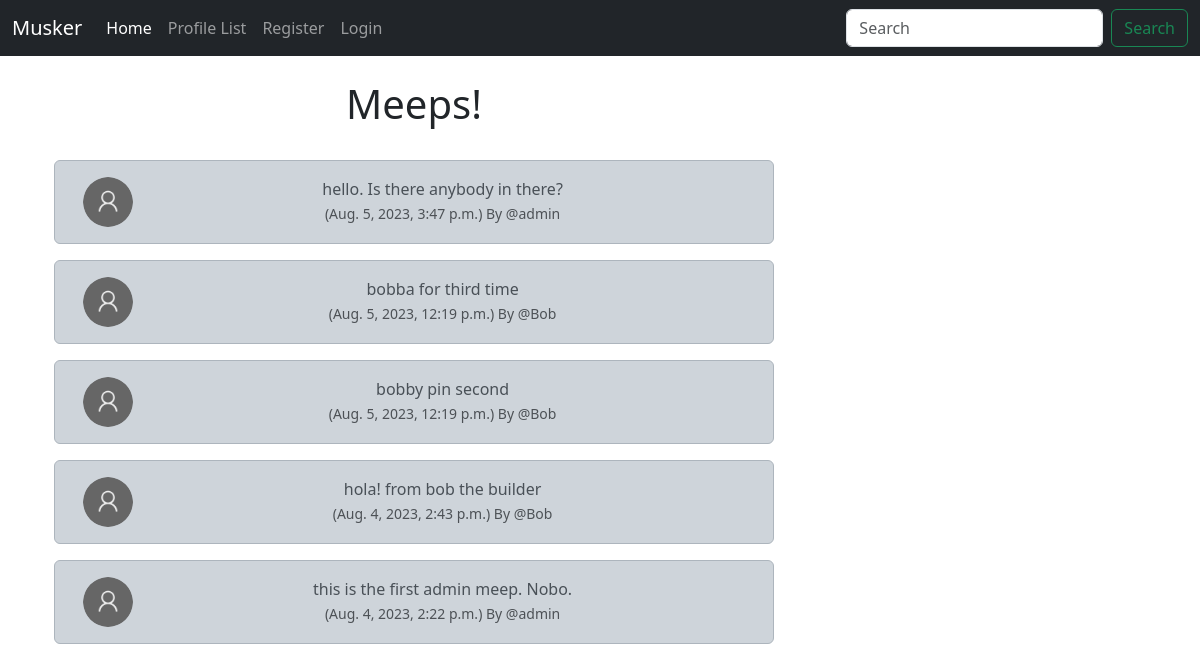
Before: / with the older database file.
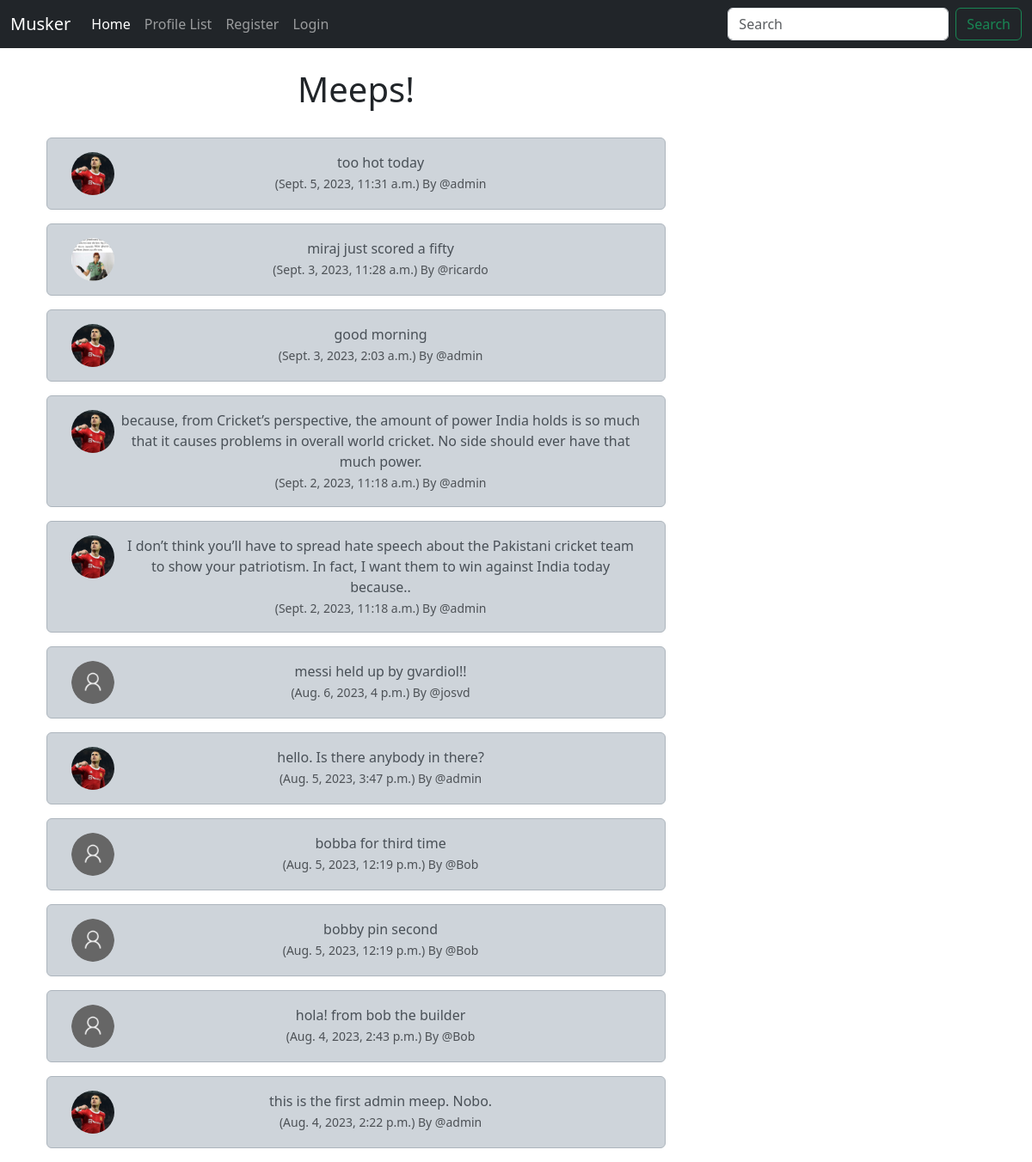
After: the same page with the newer database file.
### musker/models.py (models this page shows, shortened)
class Meep(models.Model):
	user = models.ForeignKey(
		User, related_name="meeps",
		on_delete=models.DO_NOTHING
	)
	body=models.CharField(max_length=200)
	created_at=models.DateTimeField(auto_now_add=True)

class Profile(models.Model):
	user = models.OneToOneField(User, on_delete=models.CASCADE)
	follows = models.ManyToManyField("self",
		related_name="followed_by",
		symmetrical=False,
		blank=True)
	date_modified = models.DateTimeField(User, auto_now=True)
	profile_image = models.ImageField(null=True, blank=True, upload_to="images/")

### musker/views.py (the view)
# urls.py: path('', views.home, name="home"),
def home(request):
	if request.user.is_authenticated:
		form=MeepForm(request.POST or None)
		if request.method=="POST":
			if form.is_valid():
				meep=form.save(commit=False)
				meep.user=request.user
				meep.save()
				return redirect('home')
		meeps = Meep.objects.all().order_by("-created_at")
		return render(request, 'home.html', {"meeps":meeps, "form":form})
	else:
		meeps = Meep.objects.all().order_by("-created_at")
		return render(request, 'home.html', {"meeps":meeps})

### musker/templates/home.html (shortened to what this page needs)
{% extends 'base.html' %}
{% load static %}
{% block content %}
<div class="container text-center">
    <div class="row">
        <div class="col-8">
            <h1> Meeps! </h1> <br>
            {% for meep in meeps %}
            <div class="alert alert-dark" role="alert">
                <div class="container">
                    <div class="row">
                        <div class="col-1">
                            {% if meep.user.profile.profile_image %}
                            <img src="{{ meep.user.profile.profile_image.url }}" width=50 height=50
                                class="rounded-circle" alt="{{ profile.user.username }}">
                            {% else %}
                            <img src="{% static 'images/Default_Profile_Picture.svg.png' %}" width=50 height=50
                                class="rounded-circle" alt="{{ profile.user.username }}">
                            {% endif %}
                        </div>
                        <div class="col-11">
                            {{ meep.body }} <br>
                            <small class="text-muted">
                                ({{ meep.created_at }}) By
                                @{{ meep.user.username }}
                            </small>
                        </div> <br><br>
                    </div>
                </div>
            </div>
            {% endfor %}
        </div>
        {% endblock %}

### musker/templates/base.html (shortened to what this page needs)
<!doctype html>
<html lang="en">
  <head>
    <link href="https://cdn.jsdelivr.net/npm/bootstrap@5.3.0/dist/css/bootstrap.min.css" rel="stylesheet">
  </head>
  <body>
    {% include 'navbar.html' %}
    <div class="container">
      <br>
        {% block content %}
        {% endblock %}
    </div>
  </body>
</html>

### musker/templates/navbar.html (shortened to what this page needs)
<nav class="navbar navbar-expand-lg navbar-dark bg-dark">
    <div class="container-fluid">
      <a class="navbar-brand" href="{% url 'home' %}">Musker</a>
      <div class="collapse navbar-collapse" id="navbarSupportedContent">
        <ul class="navbar-nav me-auto mb-2 mb-lg-0">
          <li class="nav-item">
            <a class="nav-link active" aria-current="page" href="{% url 'home' %}">Home</a>
          </li>
          <li class="nav-item">
            <a class="nav-link" href="{% url 'profile_list' %}">Profile List</a>
          </li>
          {% if user.is_authenticated %}
          <li class="nav-item">
            <a class="nav-link" href="{% url 'profile' request.user.id %}">My Profile</a>
          </li>
          <li class="nav-item">
            <a class="nav-link" href="{% url 'logout' %}">Logout</a>
          </li>
          {% else %}
          <li class="nav-item">
            <a class="nav-link" href="{% url 'register' %}">Register</a>
          </li>
          <li class="nav-item">
            <a class="nav-link" href="{% url 'login' %}">Login</a>
          </li>
          {% endif %}
        </ul>
        <form class="d-flex" role="search">
          <input class="form-control me-2" type="search" placeholder="Search" aria-label="Search">
          <button class="btn btn-outline-success" type="submit">Search</button>
        </form>
      </div>
    </div>
  </nav>

Changed rows visible on the page:
added Meep: user.profile.profile_image (picture), body "too hot today", created_at "Sept. 5, 2023, 11:31 a.m.", user.username "admin"
added Meep: user.profile.profile_image (picture), body "miraj just scored a fifty", created_at "Sept. 3, 2023, 11:28 a.m.", user.username "ricardo"
added Meep: user.profile.profile_image (picture), body "good morning", created_at "Sept. 3, 2023, 2:03 a.m.", user.username "admin"
added Meep: user.profile.profile_image (picture), body "because, from Cricket’s perspective, the amount of power India holds is so much that it causes problems in overall world cricket. No side should ever have that much power.", created_at "Sept. 2, 2023, 11:18 a.m.", user.username "admin"
added Meep: user.profile.profile_image (picture), body "I don’t think you’ll have to spread hate speech about the Pakistani cricket team to show your patriotism. In fact, I want them to win against India today because..", created_at "Sept. 2, 2023, 11:18 a.m.", user.username "admin"
added Meep: body "messi held up by gvardiol!!", created_at "Aug. 6, 2023, 4 p.m.", user.username "josvd"
changed through a linked row, Meep "hello. Is there anybody in there?": user.profile.profile_image: picture added; profile_image: picture removed
changed through a linked row, Meep "this is the first admin meep. Nobo.": user.profile.profile_image: picture added; profile_image: picture removed
